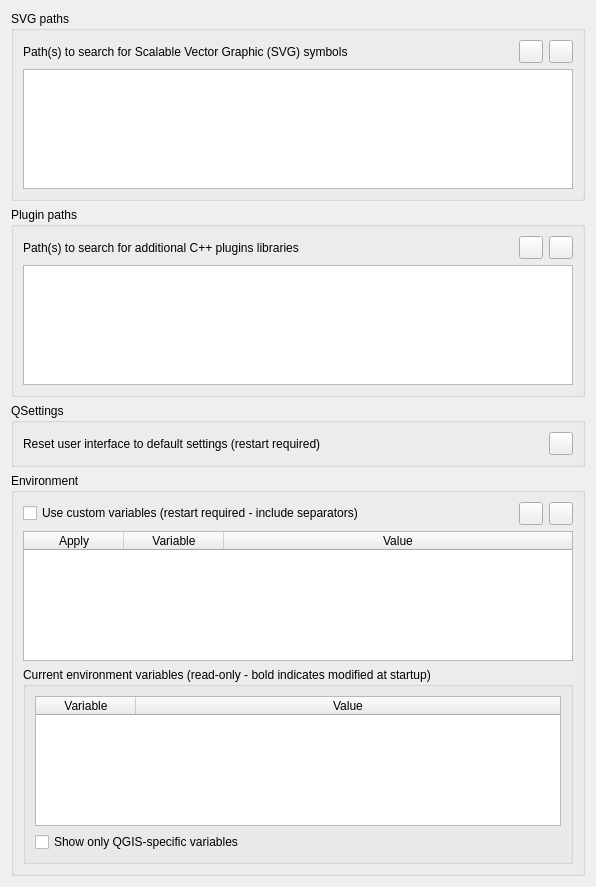
             <widget class="QWidget" name="mOptionsScrollAreaContents_03">
              <property name="geometry">
               <rect>
                <x>0</x>
                <y>0</y>
                <width>596</width>
                <height>887</height>
               </rect>
              </property>
              <layout class="QVBoxLayout" name="verticalLayout_22">
               <item>
                <widget class="QgsCollapsibleGroupBox" name="groupBox_2">
                 <property name="title">
                  <string>SVG paths</string>
                 </property>
                 <layout class="QGridLayout" name="_6">
                  <item row="0" column="0">
                   <widget class="QLabel" name="mSVGLabel">
                    <property name="text">
                     <string>Path(s) to search for Scalable Vector Graphic (SVG) symbols</string>
                    </property>
                   </widget>
                  </item>
                  <item row="0" column="1">
                   <spacer>
                    <property name="orientation">
                     <enum>Qt::Horizontal</enum>
                    </property>
                    <property name="sizeHint" stdset="0">
                     <size>
                      <width>31</width>
                      <height>20</height>
                     </size>
                    </property>
                   </spacer>
                  </item>
                  <item row="0" column="2">
                   <widget class="QToolButton" name="mBtnAddSVGPath">
                    <property name="toolTip">
                     <string>Add new path</string>
                    </property>
                    <property name="text">
                     <string/>
                    </property>
                    <property name="icon">
                     <iconset resource="../../images/images.qrc">
                      <normaloff>:/images/themes/default/symbologyAdd.svg</normaloff>:/images/themes/default/symbologyAdd.svg</iconset>
                    </property>
                   </widget>
                  </item>
                  <item row="0" column="3">
                   <widget class="QToolButton" name="mBtnRemoveSVGPath">
                    <property name="toolTip">
                     <string>Remove path</string>
                    </property>
                    <property name="text">
                     <string/>
                    </property>
                    <property name="icon">
                     <iconset resource="../../images/images.qrc">
                      <normaloff>:/images/themes/default/symbologyRemove.svg</normaloff>:/images/themes/default/symbologyRemove.svg</iconset>
                    </property>
                   </widget>
                  </item>
                  <item row="1" column="0" colspan="4">
                   <widget class="QListWidget" name="mListSVGPaths">
                    <property name="minimumSize">
                     <size>
                      <width>0</width>
                      <height>120</height>
                     </size>
                    </property>
                   </widget>
                  </item>
                 </layout>
                </widget>
               </item>
               <item>
                <widget class="QgsCollapsibleGroupBox" name="groupBox_4">
                 <property name="title">
                  <string>Plugin paths</string>
                 </property>
                 <layout class="QGridLayout" name="_3">
                  <item row="0" column="0">
                   <widget class="QLabel" name="mSVGLabel_2">
                    <property name="text">
                     <string>Path(s) to search for additional C++ plugins libraries</string>
                    </property>
                   </widget>
                  </item>
                  <item row="0" column="1">
                   <spacer>
                    <property name="orientation">
                     <enum>Qt::Horizontal</enum>
                    </property>
                    <property name="sizeHint" stdset="0">
                     <size>
                      <width>31</width>
                      <height>20</height>
                     </size>
                    </property>
                   </spacer>
                  </item>
                  <item row="0" column="2">
                   <widget class="QToolButton" name="mBtnAddPluginPath">
                    <property name="toolTip">
                     <string>Add new path</string>
                    </property>
                    <property name="text">
                     <string/>
                    </property>
                    <property name="icon">
                     <iconset resource="../../images/images.qrc">
                      <normaloff>:/images/themes/default/symbologyAdd.svg</normaloff>:/images/themes/default/symbologyAdd.svg</iconset>
                    </property>
                   </widget>
                  </item>
                  <item row="0" column="3">
                   <widget class="QToolButton" name="mBtnRemovePluginPath">
                    <property name="toolTip">
                     <string>Remove path</string>
                    </property>
                    <property name="text">
                     <string/>
                    </property>
                    <property name="icon">
                     <iconset resource="../../images/images.qrc">
                      <normaloff>:/images/themes/default/symbologyRemove.svg</normaloff>:/images/themes/default/symbologyRemove.svg</iconset>
                    </property>
                   </widget>
                  </item>
                  <item row="1" column="0" colspan="4">
                   <widget class="QListWidget" name="mListPluginPaths">
                    <property name="minimumSize">
                     <size>
                      <width>0</width>
                      <height>120</height>
                     </size>
                    </property>
                   </widget>
                  </item>
                 </layout>
                </widget>
               </item>
               <item>
                <widget class="QgsCollapsibleGroupBox" name="mQSettingsGrpBx">
                 <property name="title">
                  <string>QSettings</string>
                 </property>
                 <layout class="QGridLayout" name="gridLayout_13">
                  <item row="0" column="1">
                   <spacer name="horizontalSpacer_42">
                    <property name="orientation">
                     <enum>Qt::Horizontal</enum>
                    </property>
                    <property name="sizeHint" stdset="0">
                     <size>
                      <width>40</width>
                      <height>20</height>
                     </size>
                    </property>
                   </spacer>
                  </item>
                  <item row="0" column="2">
                   <widget class="QToolButton" name="mRestoreDefaultWindowStateBtn">
                    <property name="toolTip">
                     <string>Reset</string>
                    </property>
                    <property name="text">
                     <string/>
                    </property>
                    <property name="icon">
                     <iconset resource="../../images/images.qrc">
                      <normaloff>:/images/themes/default/mActionUndo.svg</normaloff>:/images/themes/default/mActionUndo.svg</iconset>
                    </property>
                   </widget>
                  </item>
                  <item row="0" column="0">
                   <widget class="QLabel" name="mRestoreDefaultWindowStateLbl">
                    <property name="text">
                     <string>Reset user interface to default settings (restart required)</string>
                    </property>
                   </widget>
                  </item>
                 </layout>
                </widget>
               </item>
               <item>
                <widget class="QgsCollapsibleGroupBox" name="mEnvironmentGrpBx">
                 <property name="minimumSize">
                  <size>
                   <width>0</width>
                   <height>0</height>
                  </size>
                 </property>
                 <property name="title">
                  <string>Environment</string>
                 </property>
                 <layout class="QGridLayout" name="gridLayout_32">
                  <item row="1" column="3">
                   <widget class="QToolButton" name="mRemoveCustomVarBtn">
                    <property name="sizePolicy">
                     <sizepolicy hsizetype="Maximum" vsizetype="Fixed">
                      <horstretch>0</horstretch>
                      <verstretch>0</verstretch>
                     </sizepolicy>
                    </property>
                    <property name="toolTip">
                     <string>Remove variable</string>
                    </property>
                    <property name="text">
                     <string/>
                    </property>
                    <property name="icon">
                     <iconset resource="../../images/images.qrc">
                      <normaloff>:/images/themes/default/symbologyRemove.svg</normaloff>:/images/themes/default/symbologyRemove.svg</iconset>
                    </property>
                   </widget>
                  </item>
                  <item row="1" column="2">
                   <widget class="QToolButton" name="mAddCustomVarBtn">
                    <property name="sizePolicy">
                     <sizepolicy hsizetype="Maximum" vsizetype="Fixed">
                      <horstretch>0</horstretch>
                      <verstretch>0</verstretch>
                     </sizepolicy>
                    </property>
                    <property name="toolTip">
                     <string>Add new variable</string>
                    </property>
                    <property name="text">
                     <string/>
                    </property>
                    <property name="icon">
                     <iconset resource="../../images/images.qrc">
                      <normaloff>:/images/themes/default/symbologyAdd.svg</normaloff>:/images/themes/default/symbologyAdd.svg</iconset>
                    </property>
                   </widget>
                  </item>
                  <item row="4" column="0" colspan="4">
                   <widget class="QgsCollapsibleGroupBox" name="mCurrentVariablesGrpBx">
                    <property name="minimumSize">
                     <size>
                      <width>0</width>
                      <height>0</height>
                     </size>
                    </property>
                    <property name="title">
                     <string>Current environment variables (read-only - bold indicates modified at startup)</string>
                    </property>
                    <property name="collapsed" stdset="0">
                     <bool>false</bool>
                    </property>
                    <property name="saveCollapsedState" stdset="0">
                     <bool>true</bool>
                    </property>
                    <layout class="QVBoxLayout" name="verticalLayout_8">
                     <item>
                      <widget class="QTableWidget" name="mCurrentVariablesTable">
                       <property name="minimumSize">
                        <size>
                         <width>0</width>
                         <height>120</height>
                        </size>
                       </property>
                       <property name="editTriggers">
                        <set>QAbstractItemView::AllEditTriggers</set>
                       </property>
                       <property name="dragEnabled">
                        <bool>true</bool>
                       </property>
                       <property name="dragDropMode">
                        <enum>QAbstractItemView::DragOnly</enum>
                       </property>
                       <property name="selectionMode">
                        <enum>QAbstractItemView::SingleSelection</enum>
                       </property>
                       <property name="sortingEnabled">
                        <bool>true</bool>
                       </property>
                       <property name="wordWrap">
                        <bool>false</bool>
                       </property>
                       <attribute name="horizontalHeaderMinimumSectionSize">
                        <number>100</number>
                       </attribute>
                       <attribute name="horizontalHeaderShowSortIndicator" stdset="0">
                        <bool>true</bool>
                       </attribute>
                       <attribute name="horizontalHeaderStretchLastSection">
                        <bool>true</bool>
                       </attribute>
                       <attribute name="verticalHeaderVisible">
                        <bool>false</bool>
                       </attribute>
                       <column>
                        <property name="text">
                         <string>Variable</string>
                        </property>
                       </column>
                       <column>
                        <property name="text">
                         <string>Value</string>
                        </property>
                       </column>
                      </widget>
                     </item>
                     <item>
                      <widget class="QCheckBox" name="mCurrentVariablesQGISChxBx">
                       <property name="text">
                        <string>Show only QGIS-specific variables</string>
                       </property>
                      </widget>
                     </item>
                    </layout>
                   </widget>
                  </item>
                  <item row="1" column="0">
                   <widget class="QCheckBox" name="mCustomVariablesChkBx">
                    <property name="text">
                     <string>Use custom variables (restart required - include separators)</string>
                    </property>
                   </widget>
                  </item>
                  <item row="1" column="1">
                   <spacer name="horizontalSpacer_14">
                    <property name="orientation">
                     <enum>Qt::Horizontal</enum>
                    </property>
                    <property name="sizeHint" stdset="0">
                     <size>
                      <width>40</width>
                      <height>20</height>
                     </size>
                    </property>
                   </spacer>
                  </item>
                  <item row="3" column="0" colspan="4">
                   <widget class="QTableWidget" name="mCustomVariablesTable">
                    <property name="minimumSize">
                     <size>
                      <width>0</width>
                      <height>120</height>
                     </size>
                    </property>
                    <property name="editTriggers">
                     <set>QAbstractItemView::AllEditTriggers</set>
                    </property>
                    <property name="selectionMode">
                     <enum>QAbstractItemView::SingleSelection</enum>
                    </property>
                    <property name="sortingEnabled">
                     <bool>true</bool>
                    </property>
                    <property name="wordWrap">
                     <bool>false</bool>
                    </property>
                    <property name="cornerButtonEnabled">
                     <bool>false</bool>
                    </property>
                    <attribute name="horizontalHeaderMinimumSectionSize">
                     <number>4</number>
                    </attribute>
                    <attribute name="horizontalHeaderShowSortIndicator" stdset="0">
                     <bool>true</bool>
                    </attribute>
                    <attribute name="horizontalHeaderStretchLastSection">
                     <bool>true</bool>
                    </attribute>
                    <attribute name="verticalHeaderVisible">
                     <bool>false</bool>
                    </attribute>
                    <column>
                     <property name="text">
                      <string>Apply</string>
                     </property>
                    </column>
                    <column>
                     <property name="text">
                      <string>Variable</string>
                     </property>
                    </column>
                    <column>
                     <property name="text">
                      <string>Value</string>
                     </property>
                    </column>
                   </widget>
                  </item>
                 </layout>
                </widget>
               </item>
               <item>
                <spacer name="verticalSpacer_11">
                 <property name="orientation">
                  <enum>Qt::Vertical</enum>
                 </property>
                 <property name="sizeHint" stdset="0">
                  <size>
                   <width>20</width>
                   <height>40</height>
                  </size>
                 </property>
                </spacer>
               </item>
              </layout>
             </widget>
